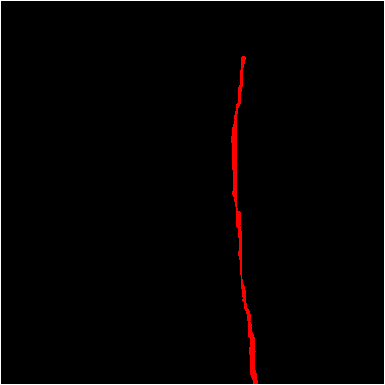
#> input picture train_lie/1623664493(1)_color_mask.png, 385 x 385 px, found by its file name; its folder holds 4 pictures in this run
$ python labelRGB2labelGRAY.py
#> lines starting #> are read from the running program, lines starting #| are printed output that depends on the picture; after the words box and inside, x2 and y2 are one past the last pixel; in counts of white or black regions, pixels touching at a corner belong together; pictures that were not available may be replaced by others from this repository, and a replacement may not be noted
import numpy as np
from PIL import Image
import cv2
from matplotlib import pyplot as plt
import os
import shutil

corlor = np.array([[0, 0, 0], [255, 0, 0]])
# corlor = np.array([[0, 0, 0],
#                                  [128, 0, 0],
#                                  [0, 128, 0],
#                                  [128, 128, 0],
#                                  [0, 0, 128],
#                                  [128, 0, 128],
#                                  [0, 128, 128],
#                                  [128, 128, 128],
#                                  [64, 0, 0],
#                                  [192, 0, 0],
#                                  [64, 128, 0],
#                                  [192, 128, 0],
#                                  [64, 0, 128],
#                                  [192, 0, 128],
#                                  [64, 128, 128],
#                                  [192, 128, 128],
#                                  [0, 64, 0],
#                                  [128, 64, 0],
#                                  [0, 192, 0],
#                                  [128, 192, 0],
#                                  [0, 64, 128]
#                                  ], dtype='uint8')
print(corlor.shape)
# print(corlor[3][1])
tpath = "data/xunlian/train/train_lie"
vpath = "data/xunlian/imagesyingyong2"
ts = "data/xunlian/train_seg"
vs = "data/xunlian/imagesyingyongseg"
train_labels = os.listdir(tpath)
print(train_labels)
val_labels = os.listdir(vpath)
print(train_labels)
count1 = 0
count2 = 0
for label in train_labels:
    labelpath = os.path.join(tpath, label)
    # print(labelpath)
    annotation = cv2.imread(labelpath)  # 根据自己的实际路径更改路径名
#> annotation is the input picture: shape (385, 385, 3); mean B, G, R 2.6, 2.6, 4.9
    # print(annotation.shape)
    temp = np.zeros([annotation.shape[0], annotation.shape[1]])
    annotation = annotation[:, :, [2, 0, 1]]
    for i in range(annotation.shape[0]):
        for j in range(annotation.shape[1]):
            for k in range(corlor.shape[0]):
                if (annotation[i][j] == corlor[k]).all():
                    temp[i][j] = k
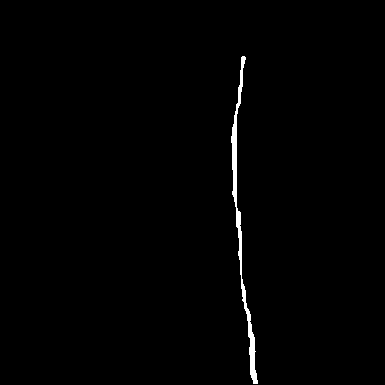
#> temp: shape (385, 385) float64; values 0 (black) and 1 (white), 0.87% white; 1 white region, box (x1, y1, x2, y2) and area: (231, 56, 258, 384) 1288
    # labelgray = Image.fromarray(temp)
    # labelgray.save(os.path.join(vs, label))
    newlabel = os.path.join(ts, label.split("_")[0] + ".png")
    cv2.imwrite(newlabel, temp)
    count1 += 1
    print("已处理%s张训练标签" % count1)
#> pass 2 of the loop `for label in train_labels:`:
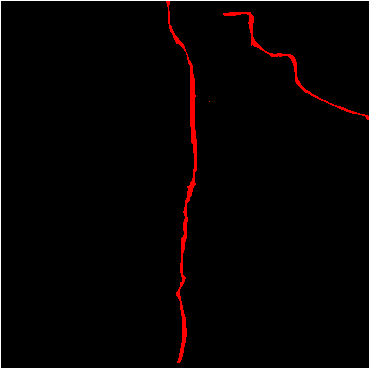
#> input picture train_lie/1623664525(1)_color_mask.png, 370 x 369 px, found by its file name
#> annotation is the input picture: shape (369, 370, 3); mean B, G, R 2.8, 2.8, 6.3
#> after the loop `for i in range(annotation.shape[0]):`:
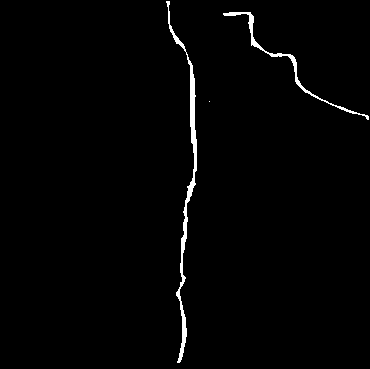
#> temp: shape (369, 370) float64; values 0 (black) and 1 (white), 1.4% white; 3 white regions (1 under 20 px), largest, box (x1, y1, x2, y2) and area: (166, 1, 197, 363) 1326, (223, 12, 369, 120) 596
#> pass 3 of the loop `for label in train_labels:`:
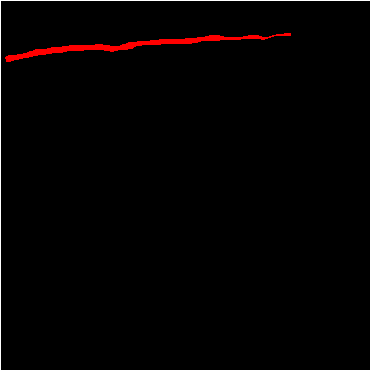
#> input picture train_lie/1623664555(1)_color_mask.png, 371 x 371 px, found by its file name
#> annotation is the input picture: shape (371, 371, 3); mean B, G, R 2.7, 2.7, 5.3
#> after the loop `for i in range(annotation.shape[0]):`:
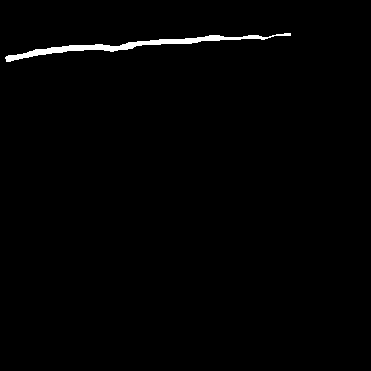
#> temp: shape (371, 371) float64; values 0 (black) and 1 (white), 1% white; 1 white region, box (x1, y1, x2, y2) and area: (5, 33, 291, 62) 1391
#> the loop made 4 passes; the first 3 are shown
for label in val_labels:
    labelpath = os.path.join(vpath, label)
    # annotation = np.array(Image.open(labelpath))
    annotation = cv2.imread(labelpath)  # 根据自己的实际路径更改路径名
    # 根据自己的实际路径更改路径名
    temp = annotation[:, :, 0]
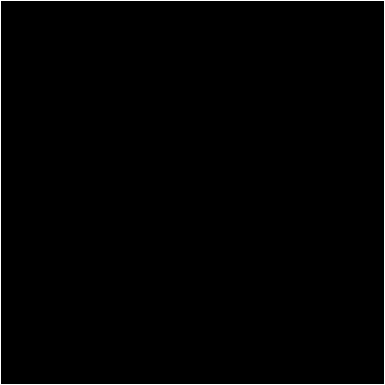
#> temp: shape (385, 385); 1% white in thin lines or dots
    for i in range(annotation.shape[0]):
        for j in range(annotation.shape[1]):
            for k in range(0, corlor.shape[0]):
                if (annotation[i][j] == corlor[k]).all():
                    temp[i][j] = k
    # labelgray = Image.fromarray(temp)
    # labelgray.save(os.path.join(vs, label))
    newlabel = label.split("_")[0] + "_" + label.split("_")[1] + ".png"
    cv2.imwrite(os.path.join(vs, newlabel), temp)
    count2 += 1
    print("已处理%s张验证集标签" % count2)

# [7 lines of commented-out code are left out]
